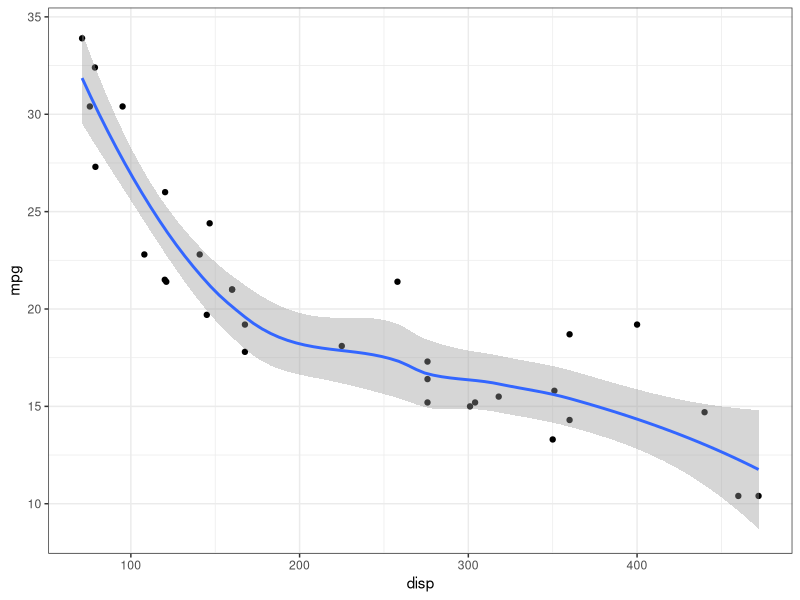

Reproduce this figure in R.

library(tidyverse)

2+2

3+3

ggplot(mtcars, aes(disp, mpg)) +
  geom_point() +
  geom_smooth() +
  theme_bw()

# tutaj trzeba dopisać bardzo trudny kod